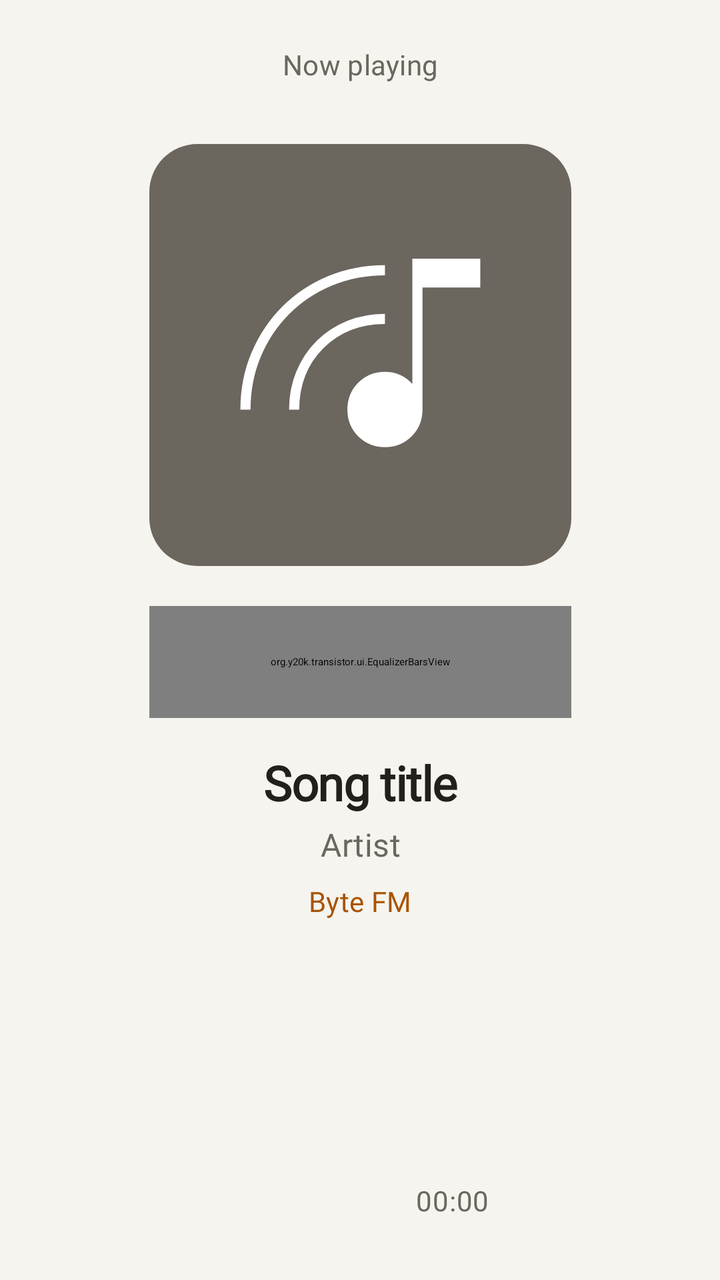
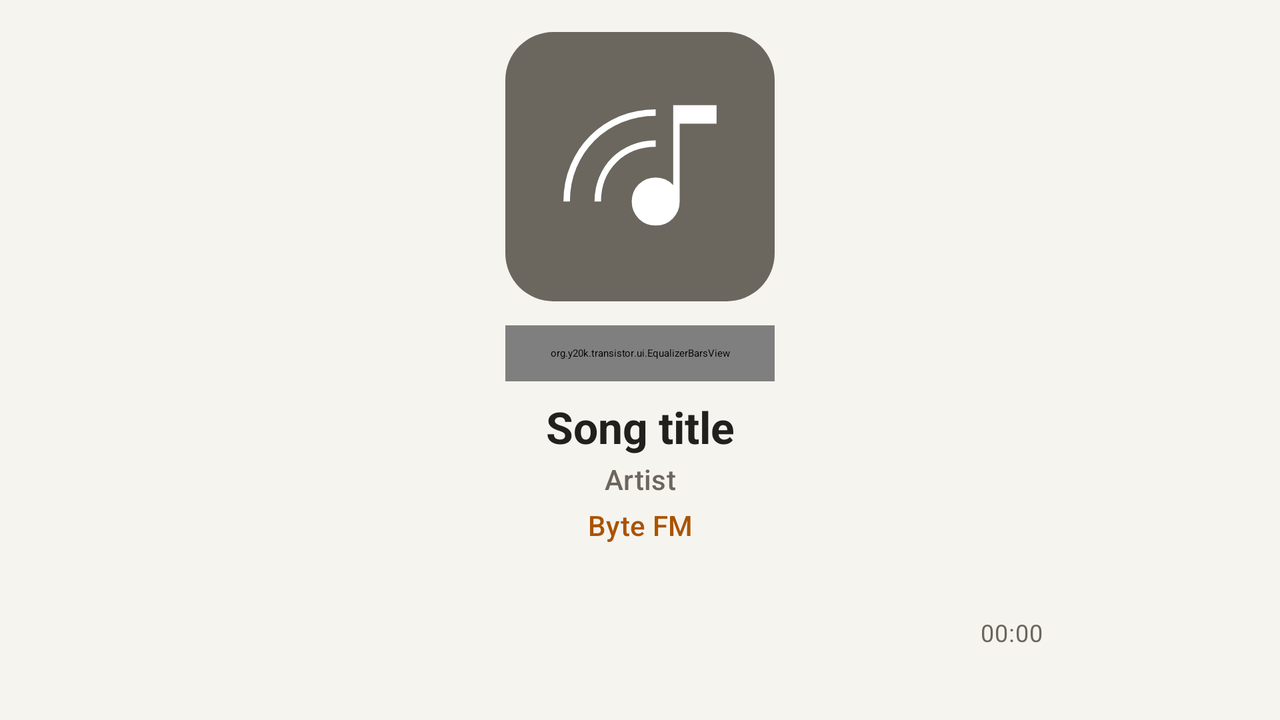

Compare how this app lays out the same screen by default and in its alternative resource folder. The renders come first, then the two layout files and the values they reference.
<!-- AndroidManifest.xml: application theme AppTheme -->
<!-- res/layout/player_fullscreen.xml -->
<?xml version="1.0" encoding="utf-8"?>
<androidx.constraintlayout.widget.ConstraintLayout xmlns:android="http://schemas.android.com/apk/res/android"
    xmlns:app="http://schemas.android.com/apk/res-auto"
    xmlns:tools="http://schemas.android.com/tools"
    android:id="@+id/player_fullscreen"
    android:layout_width="match_parent"
    android:layout_height="match_parent"
    android:background="?attr/colorSurface"
    android:elevation="8dp"
    android:clickable="true"
    android:focusable="true"
    android:paddingStart="24dp"
    android:paddingEnd="24dp"
    android:visibility="gone"
    tools:visibility="visible">

    
    <ImageButton
        android:id="@+id/player_fullscreen_close_button"
        android:layout_width="48dp"
        android:layout_height="48dp"
        android:layout_marginTop="8dp"
        android:background="?attr/selectableItemBackgroundBorderless"
        android:contentDescription="@string/descr_player_fullscreen_close_button"
        app:layout_constraintStart_toStartOf="parent"
        app:layout_constraintTop_toTopOf="parent"
        app:srcCompat="@drawable/ic_chevron_down_24dp" />

    <com.google.android.material.textview.MaterialTextView
        android:id="@+id/player_fullscreen_headline"
        android:layout_width="wrap_content"
        android:layout_height="wrap_content"
        android:text="@string/player_fullscreen_headline"
        android:textAppearance="@style/TextAppearance.WebRadioDroid.LabelLarge"
        android:textColor="?attr/colorOnSurfaceVariant"
        app:layout_constraintBottom_toBottomOf="@+id/player_fullscreen_close_button"
        app:layout_constraintEnd_toEndOf="parent"
        app:layout_constraintStart_toStartOf="parent"
        app:layout_constraintTop_toTopOf="@+id/player_fullscreen_close_button" />

    
    <com.google.android.material.imageview.ShapeableImageView
        android:id="@+id/player_fullscreen_station_image"
        android:layout_width="0dp"
        android:layout_height="0dp"
        android:layout_marginTop="16dp"
        android:background="?attr/colorSurfaceContainerHigh"
        android:contentDescription="@string/descr_player_station_image"
        android:scaleType="centerCrop"
        app:layout_constraintBottom_toTopOf="@+id/player_fullscreen_equalizer"
        app:layout_constraintDimensionRatio="1:1"
        app:layout_constraintEnd_toEndOf="parent"
        app:layout_constraintStart_toStartOf="parent"
        app:layout_constraintTop_toBottomOf="@+id/player_fullscreen_close_button"
        app:layout_constraintWidth_max="380dp"
        app:shapeAppearanceOverlay="@style/FullscreenPlayerImage"
        app:srcCompat="@drawable/ic_default_station_image_64dp" />

    
    <org.y20k.transistor.ui.EqualizerBarsView
        android:id="@+id/player_fullscreen_equalizer"
        android:layout_width="0dp"
        android:layout_height="56dp"
        android:layout_marginTop="20dp"
        app:layout_constraintBottom_toTopOf="@+id/player_fullscreen_title"
        app:layout_constraintEnd_toEndOf="@+id/player_fullscreen_station_image"
        app:layout_constraintStart_toStartOf="@+id/player_fullscreen_station_image"
        app:layout_constraintTop_toBottomOf="@+id/player_fullscreen_station_image" />

    
    <com.google.android.material.textview.MaterialTextView
        android:id="@+id/player_fullscreen_title"
        android:layout_width="0dp"
        android:layout_height="wrap_content"
        android:layout_marginTop="16dp"
        android:ellipsize="end"
        android:gravity="center"
        android:maxLines="2"
        android:textAppearance="@style/TextAppearance.WebRadioDroid.HeadlineSmall"
        android:textColor="?attr/colorOnSurface"
        android:textStyle="bold"
        app:layout_constraintBottom_toTopOf="@+id/player_fullscreen_artist"
        app:layout_constraintEnd_toEndOf="parent"
        app:layout_constraintStart_toStartOf="parent"
        app:layout_constraintTop_toBottomOf="@+id/player_fullscreen_equalizer"
        tools:text="Song title" />

    <com.google.android.material.textview.MaterialTextView
        android:id="@+id/player_fullscreen_artist"
        android:layout_width="0dp"
        android:layout_height="wrap_content"
        android:layout_marginTop="4dp"
        android:ellipsize="end"
        android:gravity="center"
        android:singleLine="true"
        android:textAppearance="@style/TextAppearance.WebRadioDroid.TitleMedium"
        android:textColor="?attr/colorOnSurfaceVariant"
        app:layout_constraintBottom_toTopOf="@+id/player_fullscreen_station_name"
        app:layout_constraintEnd_toEndOf="parent"
        app:layout_constraintStart_toStartOf="parent"
        app:layout_constraintTop_toBottomOf="@+id/player_fullscreen_title"
        tools:text="Artist" />

    <com.google.android.material.textview.MaterialTextView
        android:id="@+id/player_fullscreen_station_name"
        android:layout_width="0dp"
        android:layout_height="wrap_content"
        android:layout_marginTop="8dp"
        android:ellipsize="end"
        android:gravity="center"
        android:singleLine="true"
        android:textAppearance="@style/TextAppearance.WebRadioDroid.LabelLarge"
        android:textColor="?attr/colorPrimary"
        app:layout_constraintBottom_toTopOf="@+id/player_fullscreen_play_button"
        app:layout_constraintEnd_toEndOf="parent"
        app:layout_constraintStart_toStartOf="parent"
        app:layout_constraintTop_toBottomOf="@+id/player_fullscreen_artist"
        tools:text="@string/sample_text_station_name" />

    
    <ImageButton
        android:id="@+id/player_fullscreen_previous_button"
        android:layout_width="64dp"
        android:layout_height="64dp"
        android:layout_marginEnd="24dp"
        android:background="?attr/selectableItemBackgroundBorderless"
        android:contentDescription="@string/descr_player_fullscreen_previous_button"
        app:layout_constraintBottom_toBottomOf="@+id/player_fullscreen_play_button"
        app:layout_constraintEnd_toStartOf="@+id/player_fullscreen_play_button"
        app:layout_constraintTop_toTopOf="@+id/player_fullscreen_play_button"
        app:srcCompat="@drawable/ic_notification_skip_to_previous_36dp"
        app:tint="?attr/colorOnSurface" />

    <ImageButton
        android:id="@+id/player_fullscreen_play_button"
        android:layout_width="84dp"
        android:layout_height="84dp"
        android:layout_marginTop="20dp"
        android:background="@drawable/shape_fullscreen_play_button"
        android:contentDescription="@string/descr_player_playback_button"
        android:scaleType="center"
        app:layout_constraintBottom_toTopOf="@+id/player_fullscreen_sleep_timer_button"
        app:layout_constraintEnd_toEndOf="parent"
        app:layout_constraintStart_toStartOf="parent"
        app:layout_constraintTop_toBottomOf="@+id/player_fullscreen_station_name"
        app:srcCompat="@drawable/ic_player_play_symbol_48dp" />

    <ProgressBar
        android:id="@+id/player_fullscreen_buffering_indicator"
        style="?android:attr/progressBarStyle"
        android:layout_width="96dp"
        android:layout_height="96dp"
        android:indeterminateTint="?attr/colorPrimary"
        android:indeterminateTintMode="src_in"
        android:visibility="invisible"
        app:layout_constraintBottom_toBottomOf="@+id/player_fullscreen_play_button"
        app:layout_constraintEnd_toEndOf="@+id/player_fullscreen_play_button"
        app:layout_constraintStart_toStartOf="@+id/player_fullscreen_play_button"
        app:layout_constraintTop_toTopOf="@+id/player_fullscreen_play_button" />

    <ImageButton
        android:id="@+id/player_fullscreen_next_button"
        android:layout_width="64dp"
        android:layout_height="64dp"
        android:layout_marginStart="24dp"
        android:background="?attr/selectableItemBackgroundBorderless"
        android:contentDescription="@string/descr_player_fullscreen_next_button"
        app:layout_constraintBottom_toBottomOf="@+id/player_fullscreen_play_button"
        app:layout_constraintStart_toEndOf="@+id/player_fullscreen_play_button"
        app:layout_constraintTop_toTopOf="@+id/player_fullscreen_play_button"
        app:srcCompat="@drawable/ic_notification_skip_to_next_36dp"
        app:tint="?attr/colorOnSurface" />

    
    <ImageButton
        android:id="@+id/player_fullscreen_sleep_timer_button"
        android:layout_width="48dp"
        android:layout_height="48dp"
        android:layout_marginTop="12dp"
        android:layout_marginBottom="16dp"
        android:background="?attr/selectableItemBackgroundBorderless"
        android:contentDescription="@string/descr_expanded_player_sleep_timer_start_button"
        app:layout_constraintBottom_toBottomOf="parent"
        app:layout_constraintEnd_toEndOf="parent"
        app:layout_constraintStart_toStartOf="parent"
        app:layout_constraintTop_toBottomOf="@+id/player_fullscreen_play_button"
        app:srcCompat="@drawable/ic_player_extended_sleep_timer_24dp"
        app:tint="?attr/colorOnSurfaceVariant" />

    <com.google.android.material.textview.MaterialTextView
        android:id="@+id/player_fullscreen_sleep_timer_remaining"
        android:layout_width="wrap_content"
        android:layout_height="wrap_content"
        android:layout_marginStart="4dp"
        android:textAppearance="@style/TextAppearance.WebRadioDroid.BodyMedium"
        android:textColor="?attr/colorOnSurfaceVariant"
        app:layout_constraintBottom_toBottomOf="@+id/player_fullscreen_sleep_timer_button"
        app:layout_constraintStart_toEndOf="@+id/player_fullscreen_sleep_timer_button"
        app:layout_constraintTop_toTopOf="@+id/player_fullscreen_sleep_timer_button"
        tools:text="@string/sample_text_sleep_timer_remaining_time" />

</androidx.constraintlayout.widget.ConstraintLayout>
<!-- resources referenced by this layout -->
<resources>
  <string name="descr_expanded_player_sleep_timer_start_button">Start sleep timer</string>
  <string name="descr_player_fullscreen_close_button">Close full screen player</string>
  <string name="descr_player_fullscreen_next_button">Next station</string>
  <string name="descr_player_fullscreen_previous_button">Previous station</string>
  <string name="descr_player_playback_button">Play/pause</string>
  <string name="descr_player_station_image">Station image</string>
  <string name="player_fullscreen_headline">Now playing</string>
  <string name="sample_text_sleep_timer_remaining_time" translatable="false">00:00</string>
  <string name="sample_text_station_name" translatable="false">Byte FM</string>
  <style name="FullscreenPlayerImage" parent="">
          <item name="cornerFamily">rounded</item>
          <item name="cornerSize">24dp</item>
      </style>
  <style name="TextAppearance.WebRadioDroid.BodyMedium" parent="TextAppearance.Material3.BodyMedium">
          <item name="fontFamily">@font/jetbrains_mono</item>
          <item name="android:fontFamily">@font/jetbrains_mono</item>
      </style>
  <style name="AppTheme" parent="AppTheme.Base">
  
          
  
      </style>
  <style name="AppPreferenceFragmentCompatStyle" parent="@style/PreferenceFragment.Material">
          <item name="android:layout">@layout/fragment_settings</item>
      </style>
  <color name="md_theme_primary">#A85400</color>
  <color name="md_theme_onPrimary">#FFFFFF</color>
  <color name="md_theme_primaryContainer">#F1E4D6</color>
  <color name="md_theme_onPrimaryContainer">#763B00</color>
  <color name="md_theme_secondary">#6B665E</color>
  <color name="md_theme_onSecondary">#FFFFFF</color>
  <color name="md_theme_secondaryContainer">#EFECE6</color>
  <color name="md_theme_onSecondaryContainer">#22201D</color>
  <color name="md_theme_tertiary">#1F6B60</color>
  <color name="md_theme_onTertiary">#FFFFFF</color>
  <color name="md_theme_tertiaryContainer">#DDF0EC</color>
  <color name="md_theme_onTertiaryContainer">#10423B</color>
  <color name="md_theme_error">#A8362B</color>
  <color name="md_theme_onError">#FFFFFF</color>
  <color name="md_theme_errorContainer">#F8E1DE</color>
  <color name="md_theme_onErrorContainer">#5C1A14</color>
  <color name="md_theme_background">#F6F4EF</color>
  <color name="md_theme_onBackground">#22201D</color>
  <color name="md_theme_surface">#F6F4EF</color>
  <color name="md_theme_onSurface">#22201D</color>
  <color name="md_theme_surfaceVariant">#EFECE6</color>
  <color name="md_theme_onSurfaceVariant">#6B665E</color>
  <color name="md_theme_outline">#8A847B</color>
  <color name="md_theme_outlineVariant">#DDD8CF</color>
  <color name="md_theme_inverseSurface">#2E2C2A</color>
  <color name="md_theme_inverseOnSurface">#EDEAE3</color>
  <color name="md_theme_inversePrimary">#D96D00</color>
  <color name="md_theme_primaryFixed">#F1E4D6</color>
  <color name="md_theme_onPrimaryFixed">#432200</color>
  <color name="md_theme_primaryFixedDim">#D96D00</color>
  <color name="md_theme_onPrimaryFixedVariant">#763B00</color>
  <color name="md_theme_secondaryFixed">#EFECE6</color>
  <color name="md_theme_onSecondaryFixed">#22201D</color>
  <color name="md_theme_secondaryFixedDim">#DDD8CF</color>
  <color name="md_theme_onSecondaryFixedVariant">#45413D</color>
  <color name="md_theme_tertiaryFixed">#D3EEE9</color>
  <color name="md_theme_onTertiaryFixed">#0A2E29</color>
  <color name="md_theme_tertiaryFixedDim">#5DB3A6</color>
  <color name="md_theme_onTertiaryFixedVariant">#10423B</color>
  <color name="md_theme_surfaceDim">#E3DFD7</color>
  <color name="md_theme_surfaceBright">#FBFAF7</color>
  <color name="md_theme_surfaceContainerLowest">#FFFFFF</color>
  <color name="md_theme_surfaceContainerLow">#FFFFFF</color>
  <color name="md_theme_surfaceContainer">#F3F1EC</color>
  <color name="md_theme_surfaceContainerHigh">#EFECE6</color>
  <color name="md_theme_surfaceContainerHighest">#E9E5DE</color>
  <!-- some entries are left out for length -->
</resources>
<!-- res/layout-land/player_fullscreen.xml (the repository's variant of the layout above) -->
<!-- drawn on the phone turned sideways -->
<?xml version="1.0" encoding="utf-8"?>
<androidx.constraintlayout.widget.ConstraintLayout xmlns:android="http://schemas.android.com/apk/res/android"
    xmlns:app="http://schemas.android.com/apk/res-auto"
    xmlns:tools="http://schemas.android.com/tools"
    android:id="@+id/player_fullscreen"
    android:layout_width="match_parent"
    android:layout_height="match_parent"
    android:background="?attr/colorSurface"
    android:clickable="true"
    android:focusable="true"
    android:paddingStart="24dp"
    android:paddingEnd="24dp"
    android:visibility="gone"
    tools:visibility="visible">

    
    <ImageButton
        android:id="@+id/player_fullscreen_close_button"
        android:layout_width="48dp"
        android:layout_height="48dp"
        android:visibility="gone"
        android:background="?attr/selectableItemBackgroundBorderless"
        android:contentDescription="@string/descr_player_fullscreen_close_button"
        app:layout_constraintStart_toStartOf="parent"
        app:layout_constraintTop_toTopOf="parent"
        app:srcCompat="@drawable/ic_chevron_down_24dp" />

    <com.google.android.material.textview.MaterialTextView
        android:id="@+id/player_fullscreen_headline"
        android:layout_width="wrap_content"
        android:layout_height="wrap_content"
        android:text="@string/player_fullscreen_headline"
        android:visibility="gone"
        android:textAppearance="@style/TextAppearance.Material3.LabelLarge"
        android:textColor="?attr/colorOnSurfaceVariant"
        app:layout_constraintBottom_toBottomOf="@+id/player_fullscreen_close_button"
        app:layout_constraintEnd_toEndOf="parent"
        app:layout_constraintStart_toStartOf="parent"
        app:layout_constraintTop_toTopOf="@+id/player_fullscreen_close_button" />

    
    <com.google.android.material.imageview.ShapeableImageView
        android:id="@+id/player_fullscreen_station_image"
        android:layout_width="0dp"
        android:layout_height="0dp"
        android:layout_marginTop="16dp"
        android:background="?attr/colorSurfaceContainerHigh"
        android:contentDescription="@string/descr_player_station_image"
        android:scaleType="centerCrop"
        app:layout_constraintBottom_toTopOf="@+id/player_fullscreen_equalizer"
        app:layout_constraintDimensionRatio="1:1"
        app:layout_constraintEnd_toEndOf="parent"
        app:layout_constraintStart_toStartOf="parent"
        app:layout_constraintTop_toBottomOf="@+id/player_fullscreen_close_button"
        app:layout_constraintWidth_max="380dp"
        app:shapeAppearanceOverlay="@style/FullscreenPlayerImage"
        app:srcCompat="@drawable/ic_default_station_image_64dp" />

    
    <org.y20k.transistor.ui.EqualizerBarsView
        android:id="@+id/player_fullscreen_equalizer"
        android:layout_width="0dp"
        android:layout_height="28dp"
        android:layout_marginTop="12dp"
        app:layout_constraintBottom_toTopOf="@+id/player_fullscreen_title"
        app:layout_constraintEnd_toEndOf="@+id/player_fullscreen_station_image"
        app:layout_constraintStart_toStartOf="@+id/player_fullscreen_station_image"
        app:layout_constraintTop_toBottomOf="@+id/player_fullscreen_station_image" />

    
    <com.google.android.material.textview.MaterialTextView
        android:id="@+id/player_fullscreen_title"
        android:layout_width="0dp"
        android:layout_height="wrap_content"
        android:layout_marginTop="8dp"
        android:ellipsize="end"
        android:gravity="center"
        android:maxLines="1"
        android:textAppearance="@style/TextAppearance.Material3.TitleLarge"
        android:textColor="?attr/colorOnSurface"
        android:textStyle="bold"
        app:layout_constraintBottom_toTopOf="@+id/player_fullscreen_artist"
        app:layout_constraintEnd_toEndOf="parent"
        app:layout_constraintStart_toStartOf="parent"
        app:layout_constraintTop_toBottomOf="@+id/player_fullscreen_equalizer"
        tools:text="Song title" />

    <com.google.android.material.textview.MaterialTextView
        android:id="@+id/player_fullscreen_artist"
        android:layout_width="0dp"
        android:layout_height="wrap_content"
        android:layout_marginTop="2dp"
        android:ellipsize="end"
        android:gravity="center"
        android:singleLine="true"
        android:textAppearance="@style/TextAppearance.Material3.TitleSmall"
        android:textColor="?attr/colorOnSurfaceVariant"
        app:layout_constraintBottom_toTopOf="@+id/player_fullscreen_station_name"
        app:layout_constraintEnd_toEndOf="parent"
        app:layout_constraintStart_toStartOf="parent"
        app:layout_constraintTop_toBottomOf="@+id/player_fullscreen_title"
        tools:text="Artist" />

    <com.google.android.material.textview.MaterialTextView
        android:id="@+id/player_fullscreen_station_name"
        android:layout_width="0dp"
        android:layout_height="wrap_content"
        android:layout_marginTop="4dp"
        android:ellipsize="end"
        android:gravity="center"
        android:singleLine="true"
        android:textAppearance="@style/TextAppearance.Material3.LabelLarge"
        android:textColor="?attr/colorPrimary"
        app:layout_constraintBottom_toTopOf="@+id/player_fullscreen_play_button"
        app:layout_constraintEnd_toEndOf="parent"
        app:layout_constraintStart_toStartOf="parent"
        app:layout_constraintTop_toBottomOf="@+id/player_fullscreen_artist"
        tools:text="@string/sample_text_station_name" />

    
    <ImageButton
        android:id="@+id/player_fullscreen_previous_button"
        android:layout_width="56dp"
        android:layout_height="56dp"
        android:layout_marginEnd="16dp"
        android:background="?attr/selectableItemBackgroundBorderless"
        android:contentDescription="@string/descr_player_fullscreen_previous_button"
        app:layout_constraintBottom_toBottomOf="@+id/player_fullscreen_play_button"
        app:layout_constraintEnd_toStartOf="@+id/player_fullscreen_play_button"
        app:layout_constraintTop_toTopOf="@+id/player_fullscreen_play_button"
        app:srcCompat="@drawable/ic_notification_skip_to_previous_36dp"
        app:tint="?attr/colorOnSurface" />

    <ImageButton
        android:id="@+id/player_fullscreen_play_button"
        android:layout_width="64dp"
        android:layout_height="64dp"
        android:layout_marginTop="12dp"
        android:layout_marginBottom="12dp"
        android:background="@drawable/shape_fullscreen_play_button"
        android:contentDescription="@string/descr_player_playback_button"
        android:scaleType="center"
        app:layout_constraintBottom_toBottomOf="parent"
        app:layout_constraintEnd_toEndOf="parent"
        app:layout_constraintStart_toStartOf="parent"
        app:layout_constraintTop_toBottomOf="@+id/player_fullscreen_station_name"
        app:srcCompat="@drawable/ic_player_play_symbol_48dp" />

    <ProgressBar
        android:id="@+id/player_fullscreen_buffering_indicator"
        style="?android:attr/progressBarStyle"
        android:layout_width="76dp"
        android:layout_height="76dp"
        android:indeterminateTint="?attr/colorPrimary"
        android:indeterminateTintMode="src_in"
        android:visibility="invisible"
        app:layout_constraintBottom_toBottomOf="@+id/player_fullscreen_play_button"
        app:layout_constraintEnd_toEndOf="@+id/player_fullscreen_play_button"
        app:layout_constraintStart_toStartOf="@+id/player_fullscreen_play_button"
        app:layout_constraintTop_toTopOf="@+id/player_fullscreen_play_button" />

    <ImageButton
        android:id="@+id/player_fullscreen_next_button"
        android:layout_width="56dp"
        android:layout_height="56dp"
        android:layout_marginStart="16dp"
        android:background="?attr/selectableItemBackgroundBorderless"
        android:contentDescription="@string/descr_player_fullscreen_next_button"
        app:layout_constraintBottom_toBottomOf="@+id/player_fullscreen_play_button"
        app:layout_constraintStart_toEndOf="@+id/player_fullscreen_play_button"
        app:layout_constraintTop_toTopOf="@+id/player_fullscreen_play_button"
        app:srcCompat="@drawable/ic_notification_skip_to_next_36dp"
        app:tint="?attr/colorOnSurface" />

    
    <ImageButton
        android:id="@+id/player_fullscreen_sleep_timer_button"
        android:layout_width="48dp"
        android:layout_height="48dp"
        android:layout_marginStart="16dp"
        android:background="?attr/selectableItemBackgroundBorderless"
        android:contentDescription="@string/descr_expanded_player_sleep_timer_start_button"
        app:layout_constraintBottom_toBottomOf="@+id/player_fullscreen_play_button"
        app:layout_constraintStart_toEndOf="@+id/player_fullscreen_next_button"
        app:layout_constraintTop_toTopOf="@+id/player_fullscreen_play_button"
        app:srcCompat="@drawable/ic_player_extended_sleep_timer_24dp"
        app:tint="?attr/colorOnSurfaceVariant" />

    <com.google.android.material.textview.MaterialTextView
        android:id="@+id/player_fullscreen_sleep_timer_remaining"
        android:layout_width="wrap_content"
        android:layout_height="wrap_content"
        android:layout_marginStart="2dp"
        android:textAppearance="@style/TextAppearance.Material3.BodySmall"
        android:textColor="?attr/colorOnSurfaceVariant"
        app:layout_constraintBottom_toBottomOf="@+id/player_fullscreen_sleep_timer_button"
        app:layout_constraintStart_toEndOf="@+id/player_fullscreen_sleep_timer_button"
        app:layout_constraintTop_toTopOf="@+id/player_fullscreen_sleep_timer_button"
        tools:text="@string/sample_text_sleep_timer_remaining_time" />

</androidx.constraintlayout.widget.ConstraintLayout>
<!-- resources referenced by the variant -->
<!-- as the phone turned sideways resolves them -->
<resources>
  <string name="descr_expanded_player_sleep_timer_start_button">Start sleep timer</string>
  <string name="descr_player_fullscreen_close_button">Close full screen player</string>
  <string name="descr_player_fullscreen_next_button">Next station</string>
  <string name="descr_player_fullscreen_previous_button">Previous station</string>
  <string name="descr_player_playback_button">Play/pause</string>
  <string name="descr_player_station_image">Station image</string>
  <string name="player_fullscreen_headline">Now playing</string>
  <string name="sample_text_sleep_timer_remaining_time" translatable="false">00:00</string>
  <string name="sample_text_station_name" translatable="false">Byte FM</string>
  <style name="FullscreenPlayerImage" parent="">
          <item name="cornerFamily">rounded</item>
          <item name="cornerSize">24dp</item>
      </style>
  <style name="AppTheme" parent="AppTheme.Base">
  
          
  
      </style>
  <style name="AppPreferenceFragmentCompatStyle" parent="@style/PreferenceFragment.Material">
          <item name="android:layout">@layout/fragment_settings</item>
      </style>
  <color name="md_theme_primary">#A85400</color>
  <color name="md_theme_onPrimary">#FFFFFF</color>
  <color name="md_theme_primaryContainer">#F1E4D6</color>
  <color name="md_theme_onPrimaryContainer">#763B00</color>
  <color name="md_theme_secondary">#6B665E</color>
  <color name="md_theme_onSecondary">#FFFFFF</color>
  <color name="md_theme_secondaryContainer">#EFECE6</color>
  <color name="md_theme_onSecondaryContainer">#22201D</color>
  <color name="md_theme_tertiary">#1F6B60</color>
  <color name="md_theme_onTertiary">#FFFFFF</color>
  <color name="md_theme_tertiaryContainer">#DDF0EC</color>
  <color name="md_theme_onTertiaryContainer">#10423B</color>
  <color name="md_theme_error">#A8362B</color>
  <color name="md_theme_onError">#FFFFFF</color>
  <color name="md_theme_errorContainer">#F8E1DE</color>
  <color name="md_theme_onErrorContainer">#5C1A14</color>
  <color name="md_theme_background">#F6F4EF</color>
  <color name="md_theme_onBackground">#22201D</color>
  <color name="md_theme_surface">#F6F4EF</color>
  <color name="md_theme_onSurface">#22201D</color>
  <color name="md_theme_surfaceVariant">#EFECE6</color>
  <color name="md_theme_onSurfaceVariant">#6B665E</color>
  <color name="md_theme_outline">#8A847B</color>
  <color name="md_theme_outlineVariant">#DDD8CF</color>
  <color name="md_theme_inverseSurface">#2E2C2A</color>
  <color name="md_theme_inverseOnSurface">#EDEAE3</color>
  <color name="md_theme_inversePrimary">#D96D00</color>
  <color name="md_theme_primaryFixed">#F1E4D6</color>
  <color name="md_theme_onPrimaryFixed">#432200</color>
  <color name="md_theme_primaryFixedDim">#D96D00</color>
  <color name="md_theme_onPrimaryFixedVariant">#763B00</color>
  <color name="md_theme_secondaryFixed">#EFECE6</color>
  <color name="md_theme_onSecondaryFixed">#22201D</color>
  <color name="md_theme_secondaryFixedDim">#DDD8CF</color>
  <color name="md_theme_onSecondaryFixedVariant">#45413D</color>
  <color name="md_theme_tertiaryFixed">#D3EEE9</color>
  <color name="md_theme_onTertiaryFixed">#0A2E29</color>
  <color name="md_theme_tertiaryFixedDim">#5DB3A6</color>
  <color name="md_theme_onTertiaryFixedVariant">#10423B</color>
  <color name="md_theme_surfaceDim">#E3DFD7</color>
  <color name="md_theme_surfaceBright">#FBFAF7</color>
  <color name="md_theme_surfaceContainerLowest">#FFFFFF</color>
  <color name="md_theme_surfaceContainerLow">#FFFFFF</color>
  <color name="md_theme_surfaceContainer">#F3F1EC</color>
  <color name="md_theme_surfaceContainerHigh">#EFECE6</color>
  <color name="md_theme_surfaceContainerHighest">#E9E5DE</color>
  <!-- some entries are left out for length -->
</resources>
